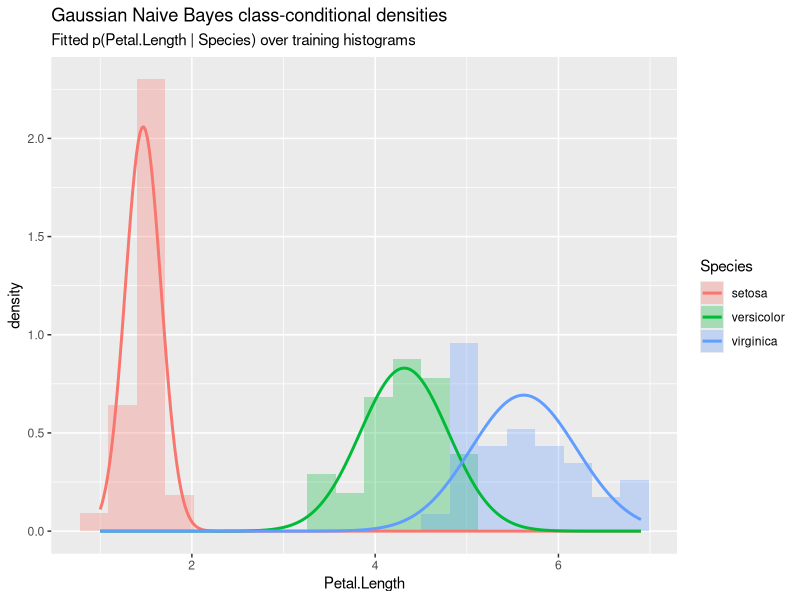

The R script that drew this image:
## ---- chunk 1
#| include: false
suppressPackageStartupMessages(library(tidyverse))
## ---- chunk 2
library(e1071)
library(ggplot2)
library(MASS)
set.seed(1)
## ---- chunk 3
n <- nrow(iris)
train_idx <- sample(n, size = floor(0.7 * n))
train <- iris[train_idx, ]
test <- iris[-train_idx, ]

nb_fit <- naiveBayes(Species ~ ., data = train)
pred <- predict(nb_fit, test)

confusion <- table(Predicted = pred, Actual = test$Species)
confusion
## ---- chunk 4
accuracy <- sum(diag(confusion)) / sum(confusion)
round(accuracy, 3)
## ---- chunk 5
nb_fit$tables$Petal.Length
## ---- chunk 6
params <- nb_fit$tables$Petal.Length
grid <- seq(min(iris$Petal.Length), max(iris$Petal.Length), length.out = 300)

dens <- do.call(rbind, lapply(rownames(params), function(cls) {
  data.frame(
    Petal.Length = grid,
    density = dnorm(grid, mean = params[cls, 1], sd = params[cls, 2]),
    Species = cls
  )
}))

ggplot() +
  geom_histogram(
    data = train,
    aes(x = Petal.Length, y = after_stat(density), fill = Species),
    alpha = 0.3, position = "identity", bins = 20
  ) +
  geom_line(
    data = dens,
    aes(x = Petal.Length, y = density, color = Species),
    linewidth = 1
  ) +
  labs(
    title = "Gaussian Naive Bayes class-conditional densities",
    subtitle = "Fitted p(Petal.Length | Species) over training histograms",
    y = "density"
  )
## ---- chunk 7
m <- 400
Sigma <- matrix(c(1, 0.9, 0.9, 1), nrow = 2)
g1 <- mvrnorm(m, mu = c(0, 0), Sigma = Sigma)
g2 <- mvrnorm(m, mu = c(2, 2), Sigma = Sigma)

sim <- data.frame(
  x1 = c(g1[, 1], g2[, 1]),
  x2 = c(g1[, 2], g2[, 2]),
  y = factor(rep(c("A", "B"), each = m))
)

s_train <- sample(nrow(sim), floor(0.7 * nrow(sim)))
nb_corr <- naiveBayes(y ~ x1 + x2, data = sim[s_train, ])
pred_corr <- predict(nb_corr, sim[-s_train, ])
mean(pred_corr == sim$y[-s_train])
